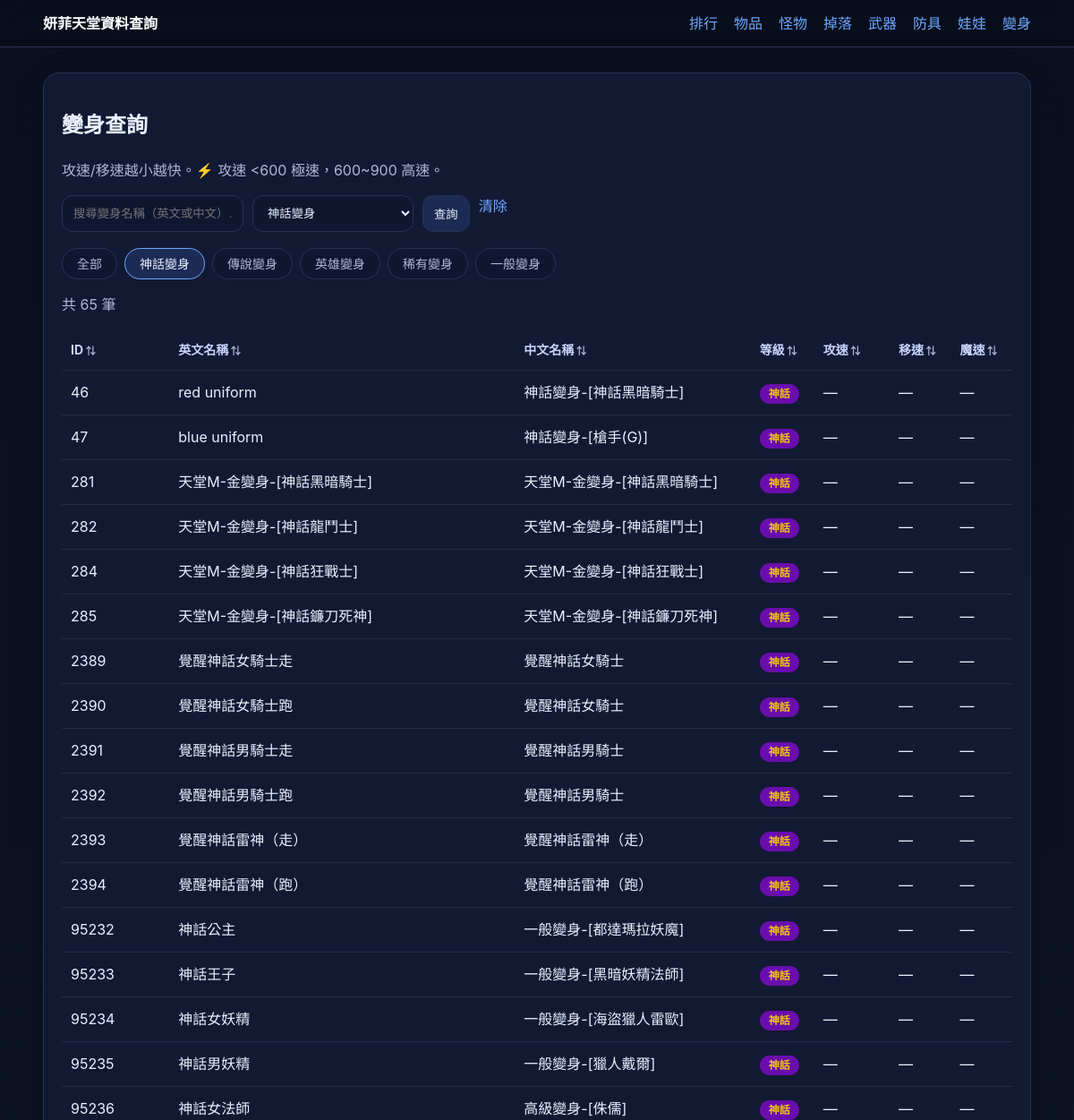
The app's page /polymorphs?grade=神話 (upper part), older data.
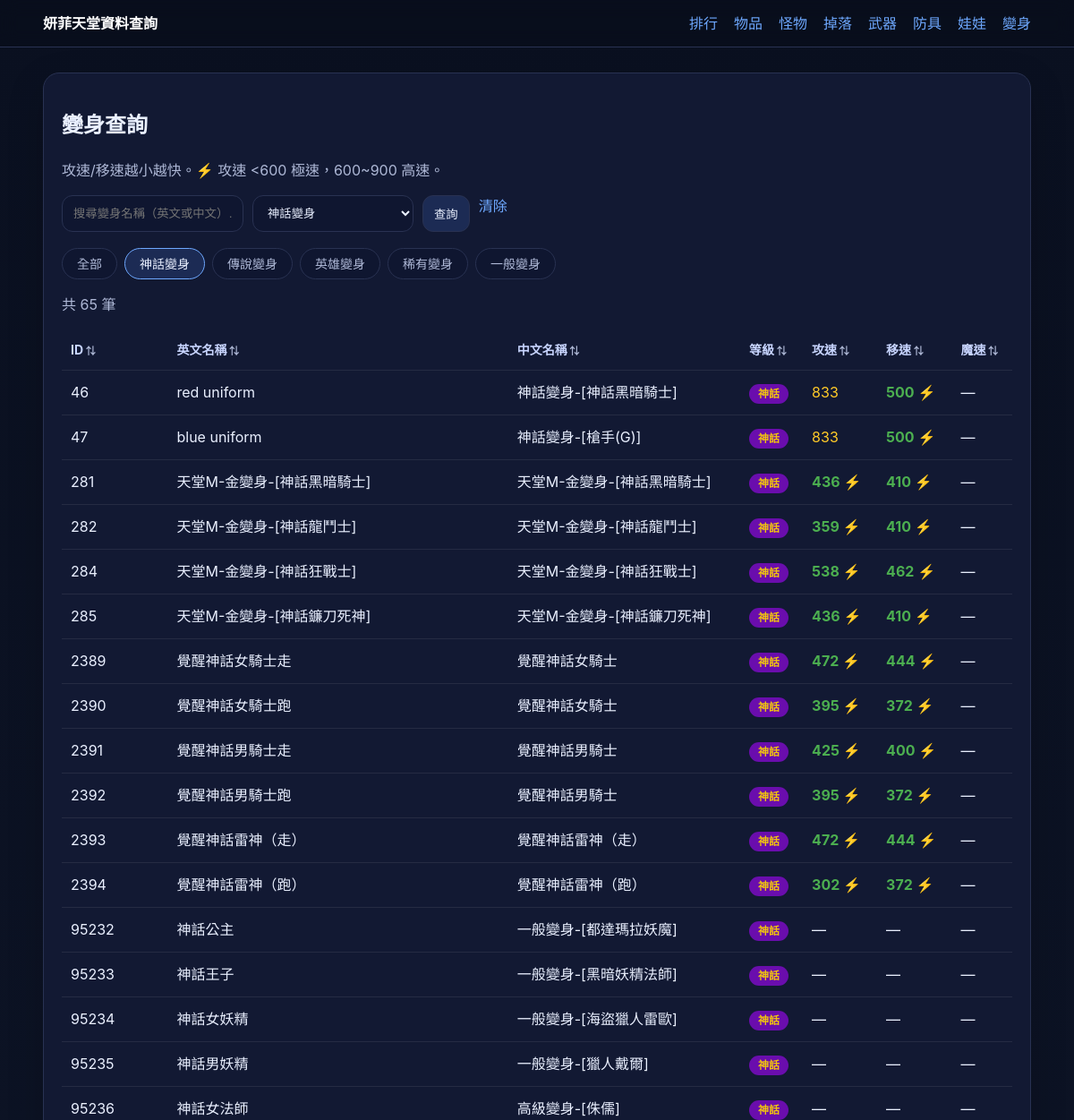
The same page, newer data.
### tables this page shows
CREATE TABLE polymorphs (
    id      INTEGER PRIMARY KEY,
    name    TEXT NOT NULL,
    polyid  INTEGER NOT NULL,
    note    TEXT,
    created_at DATETIME DEFAULT CURRENT_TIMESTAMP
, atkspeed INTEGER DEFAULT NULL, movespeed INTEGER DEFAULT NULL, magic_speed INTEGER DEFAULT NULL, minlevel INTEGER DEFAULT NULL);

### app.py (the view)
    @app.route("/polymorphs")
    def polymorphs():
        q = request.args.get("q", "").strip()
        grade = request.args.get("grade", "").strip()
        db = get_db()
        POLY_GRADES = [
            ("神話", "神話變身"),
            ("傳說", "傳說變身"),
            ("英雄", "英雄變身"),
            ("稀有", "稀有變身"),
            ("一般", "一般變身"),
        ]
        sql = """
            SELECT id, name, note, polyid, atkspeed, movespeed, magic_speed,
              CASE
                WHEN name LIKE '%\\\\f=%' OR note LIKE '%神話%' OR name LIKE '%神話%' THEN '神話'
                WHEN name LIKE '%\\\\f4%' OR note LIKE '%傳說%' OR name LIKE '%傳說%' THEN '傳說'
                WHEN name LIKE '%\\\\f3%' OR note LIKE '%英雄%' OR name LIKE '%英雄%' THEN '英雄'
                WHEN name LIKE '%\\\\f1%' OR note LIKE '%稀有%' OR name LIKE '%稀有%' THEN '稀有'
                ELSE '一般'
              END AS grade
            FROM polymorphs
            WHERE 1=1
        """
        params: list[Any] = []
        if q:
            sql += " AND (name LIKE ? OR note LIKE ?)"
            params.extend([f"%{q}%", f"%{q}%"])
        if grade:
            if grade == "一般":
                sql += """ AND note NOT LIKE '%神話%' AND name NOT LIKE '%神話%'
                           AND note NOT LIKE '%傳說%' AND name NOT LIKE '%傳說%'
                           AND note NOT LIKE '%英雄%' AND name NOT LIKE '%英雄%'
                           AND note NOT LIKE '%稀有%' AND name NOT LIKE '%稀有%'"""
            else:
                sql += " AND (note LIKE ? OR name LIKE ?)"
                params.extend([f"%{grade}%", f"%{grade}%"])
        sql += " ORDER BY id LIMIT 500"
        rows = db.execute(sql, params).fetchall()
        return render_template("polymorphs.html", rows=rows, q=q, grade=grade, poly_grades=POLY_GRADES)

### app.py (called while the page is built)
def get_db() -> sqlite3.Connection:
    if "db" not in g:
        db_path = Path(current_app().config["DATABASE"])
        db_path.parent.mkdir(parents=True, exist_ok=True)
        conn = sqlite3.connect(db_path)
        conn.row_factory = sqlite3.Row
        g.db = conn
    return g.db

def current_app() -> Flask:
    from flask import current_app as flask_current_app
    return flask_current_app

### templates/polymorphs.html (shortened to what this page needs)
{% extends "base.html" %}
{% block content %}
<section class="card">
  <h1>變身查詢</h1>
  <p class="muted">攻速/移速越小越快。⚡ 攻速 &lt;600 極速，600~900 高速。</p>
  <form class="filters" method="get" action="{{ url_for('polymorphs') }}">
    <input type="text" name="q" value="{{ q }}" placeholder="搜尋變身名稱（英文或中文）…">
    <select name="grade">
      {% for g, label in poly_grades %}
      <option value="{{ g }}" {% if grade == g %}selected{% endif %}>{{ label }}</option>
      {% endfor %}
    </select>
    <button type="submit">查詢</button>
    {% if q or grade %}<a href="{{ url_for('polymorphs') }}">清除</a>{% endif %}
  </form>
  <div class="grade-tabs">
    <a href="{{ url_for('polymorphs') }}" class="tab {% if not grade %}active{% endif %}">全部</a>
    {% for g, label in poly_grades %}
    <a href="{{ url_for('polymorphs', grade=g) }}" class="tab {% if grade == g %}active{% endif %}">{{ label }}</a>
    {% endfor %}
  </div>
  <p class="muted">共 {{ rows|length }} 筆</p>
  <div class="table-wrap">
    <table data-sortable>
      <thead>
        <tr>
          <th>ID</th>
          <th>英文名稱</th>
          <th>中文名稱</th>
          <th>等級</th>
          <th>攻速</th>
          <th>移速</th>
          <th>魔速</th>
        </tr>
      </thead>
      <tbody>
        {% for r in rows %}
        <tr>
          <td>{{ r.id }}</td>
          <td>{{ r.name }}</td>
          <td>{{ r.note or '—' }}</td>
          <td>
            {% if r.grade == '神話' %}<span class="badge badge-myth grade-myth">神話</span>
            {% elif r.grade == '傳說' %}<span class="badge badge-legend grade-legend">傳說</span>
            {% elif r.grade == '英雄' %}<span class="badge badge-hero grade-hero">英雄</span>
            {% elif r.grade == '稀有' %}<span class="badge badge-rare grade-rare">稀有</span>
            {% else %}<span class="badge badge-normal">一般</span>
            {% endif %}
          </td>
          <td>
            {% if r.atkspeed and r.atkspeed > 0 %}
              {% if r.atkspeed < 600 %}<span style="color:#4caf50;font-weight:700">{{ r.atkspeed }} ⚡</span>
              {% elif r.atkspeed <= 900 %}<span style="color:#ffca28">{{ r.atkspeed }}</span>
              {% else %}<span class="muted">{{ r.atkspeed }}</span>{% endif %}
            {% else %}—{% endif %}
          </td>
          <td>
            {% if r.movespeed and r.movespeed > 0 %}
              {% if r.movespeed < 600 %}<span style="color:#4caf50;font-weight:700">{{ r.movespeed }} ⚡</span>
              {% elif r.movespeed <= 900 %}<span style="color:#ffca28">{{ r.movespeed }}</span>
              {% else %}<span class="muted">{{ r.movespeed }}</span>{% endif %}
            {% else %}—{% endif %}
          </td>
          <td>{{ r.magic_speed if r.magic_speed and r.magic_speed > 0 else '—' }}</td>
        </tr>
        {% else %}
        <tr><td colspan="7">查無資料</td></tr>
        {% endfor %}
      </tbody>
    </table>
  </div>
</section>
{% endblock %}

### templates/base.html (shortened to what this page needs)
<!doctype html>
<html lang="zh-Hant">
<head>
  <link rel="stylesheet" href="{{ url_for('static', filename='style.css') }}">
</head>
<body>
  <header class="topbar">
    <div class="container topbar-inner">
      <a class="brand" href="{{ url_for('home') }}">妍菲天堂資料查詢</a>
      <nav class="nav">
        <a href="{{ url_for('ranking') }}">排行</a>
        <a href="{{ url_for('items') }}">物品</a>
        <a href="{{ url_for('monsters') }}">怪物</a>
        <a href="{{ url_for('drops') }}">掉落</a>
        <a href="{{ url_for('weapons') }}">武器</a>
        <a href="{{ url_for('armors') }}">防具</a>
        <a href="{{ url_for('dolls') }}">娃娃</a>
        <a href="{{ url_for('polymorphs') }}">變身</a>
      </nav>
    </div>
  </header>
  <main class="container page">
    {% block content %}{% endblock %}
  </main>
</body>
</html>

### static/style.css (style rules this page uses)
:root { --bg:#0b1020;--card:#121933;--line:#293252;--text:#eaf0ff;--muted:#aeb8d6;--accent:#6ea8fe }
* { box-sizing:border-box }
body { margin:0;background:linear-gradient(180deg,#0a1020,#10182c);color:var(--text);font:16px/1.5 -apple-system,BlinkMacSystemFont,Segoe UI,Roboto,PingFang TC,Noto Sans TC,sans-serif }
a { color:var(--accent);text-decoration:none }
.container { width:min(1120px,92vw);margin:0 auto }
.topbar { position:sticky;top:0;background:rgba(9,14,28,.88);backdrop-filter:blur(10px);border-bottom:1px solid var(--line) }
.topbar-inner { display:flex;justify-content:space-between;align-items:center;padding:14px 0 }
.brand { font-weight:800;color:#fff }
.nav { display:flex;gap:18px }
.page { padding:28px 0 40px }
.card { background:var(--card);border:1px solid var(--line);border-radius:18px;padding:20px;margin-bottom:18px;box-shadow:0 14px 40px rgba(0,0,0,.18) }
.muted { color:var(--muted) }
.filters { display:flex;flex-wrap:wrap;gap:10px;margin:14px 0 18px }
.filters input,.filters select,.filters button { background:#0f1630;border:1px solid var(--line);color:var(--text);padding:10px 12px;border-radius:12px }
.filters input,.filters select { min-width:180px }
.filters button { cursor:pointer;background:#1c2b54 }
.table-wrap { overflow:auto }
table { width:100%;border-collapse:collapse;min-width:720px }
th,td { padding:12px 10px;border-bottom:1px solid rgba(255,255,255,.08);text-align:left;vertical-align:top }
th { color:#c8d5ff;font-size:14px }
th[data-sort] { cursor:pointer;user-select:none;white-space:nowrap }
th[data-sort]::after { content:' ⇅';color:var(--muted);font-size:11px }
.badge { display:inline-block;padding:2px 10px;border-radius:20px;font-size:12px;font-weight:700 }
.badge-myth { background:#6a0dad;color:#fff }
.grade-tabs { display:flex;flex-wrap:wrap;gap:8px;margin:14px 0 }
.grade-tabs .tab { padding:6px 16px;border-radius:20px;background:#0f1630;border:1px solid var(--line);color:var(--muted);font-size:14px }
.grade-tabs .tab.active,.grade-tabs .tab:hover { background:#1c2b54;color:var(--text);border-color:var(--accent) }
.grade-myth { color:#f1c40f;font-weight:700 }

Row changes from the older to the newer data that the page shows:
changed polymorphs "red uniform": atkspeed (not shown) → "833"; movespeed (not shown) → "500"; no longer shows "— —"
changed polymorphs "blue uniform": atkspeed (not shown) → "833"; movespeed (not shown) → "500"; no longer shows "— —"
changed polymorphs "天堂M-金變身-[神話黑暗騎士]": atkspeed (not shown) → "436"; movespeed (not shown) → "410"; atkspeed "—" → "⚡"; movespeed "—" → "⚡"
changed polymorphs "天堂M-金變身-[神話龍鬥士]": atkspeed (not shown) → "359"; movespeed (not shown) → "410"; atkspeed "—" → "⚡"; movespeed "—" → "⚡"
changed polymorphs "天堂M-金變身-[神話狂戰士]": atkspeed (not shown) → "538"; movespeed (not shown) → "462"; atkspeed "—" → "⚡"; movespeed "—" → "⚡"
changed polymorphs "天堂M-金變身-[神話鐮刀死神]": atkspeed (not shown) → "436"; movespeed (not shown) → "410"; atkspeed "—" → "⚡"; movespeed "—" → "⚡"
changed polymorphs "覺醒神話女騎士走": atkspeed (not shown) → "472"; movespeed (not shown) → "444"; atkspeed "—" → "⚡"; movespeed "—" → "⚡"
changed polymorphs "覺醒神話女騎士跑": atkspeed (not shown) → "395"; movespeed (not shown) → "372"; atkspeed "—" → "⚡"; movespeed "—" → "⚡"
changed polymorphs "覺醒神話男騎士走": atkspeed (not shown) → "425"; movespeed (not shown) → "400"; atkspeed "—" → "⚡"; movespeed "—" → "⚡"
changed polymorphs "覺醒神話男騎士跑": atkspeed (not shown) → "395"; movespeed (not shown) → "372"; atkspeed "—" → "⚡"; movespeed "—" → "⚡"
changed polymorphs "覺醒神話雷神（走）": atkspeed (not shown) → "472"; movespeed (not shown) → "444"; atkspeed "—" → "⚡"; movespeed "—" → "⚡"
changed polymorphs "覺醒神話雷神（跑）": atkspeed (not shown) → "302"; movespeed (not shown) → "372"; atkspeed "—" → "⚡"; movespeed "—" → "⚡"
